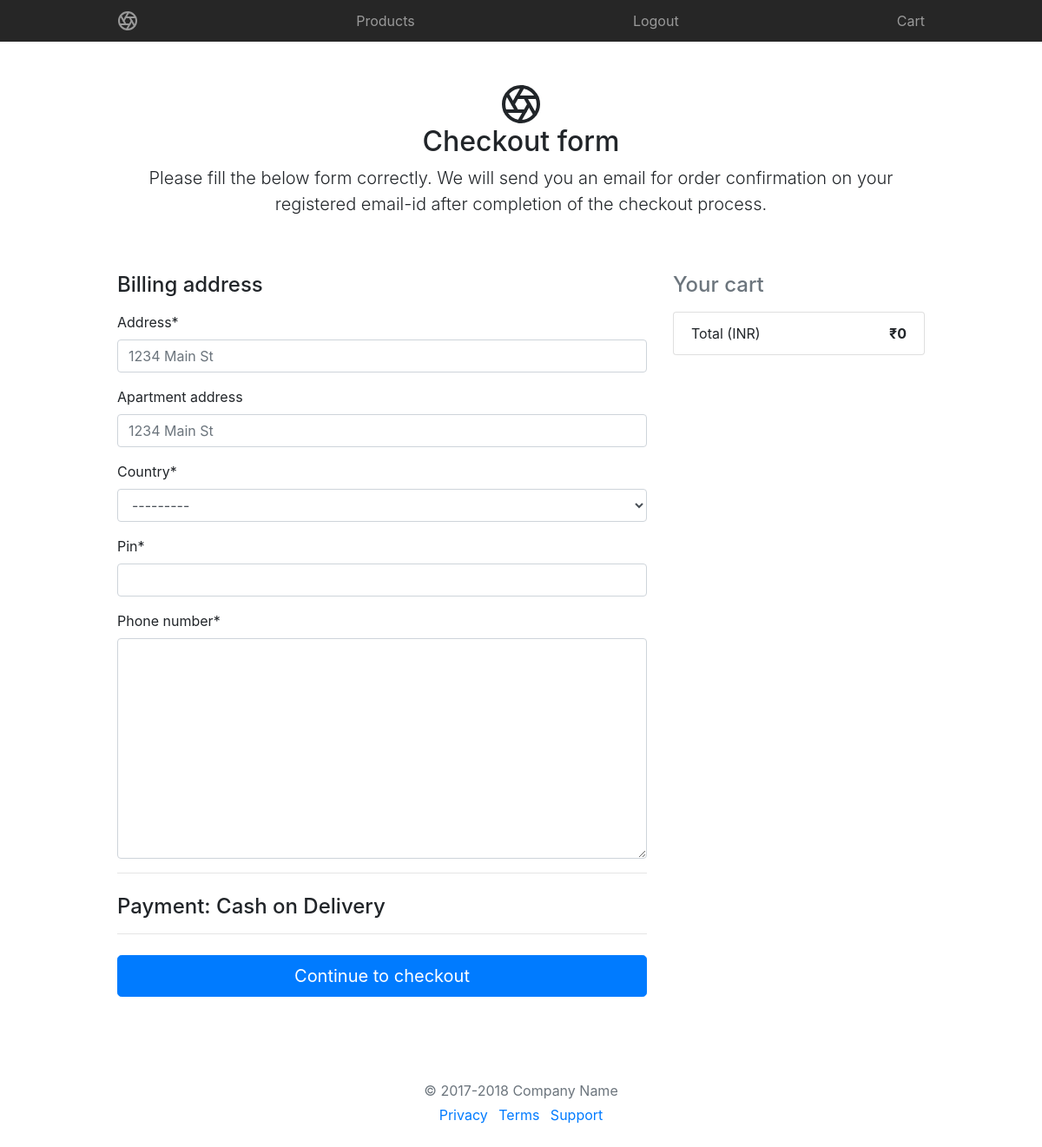
/checkout/ (signed in), run on an earlier commit of the app's database.
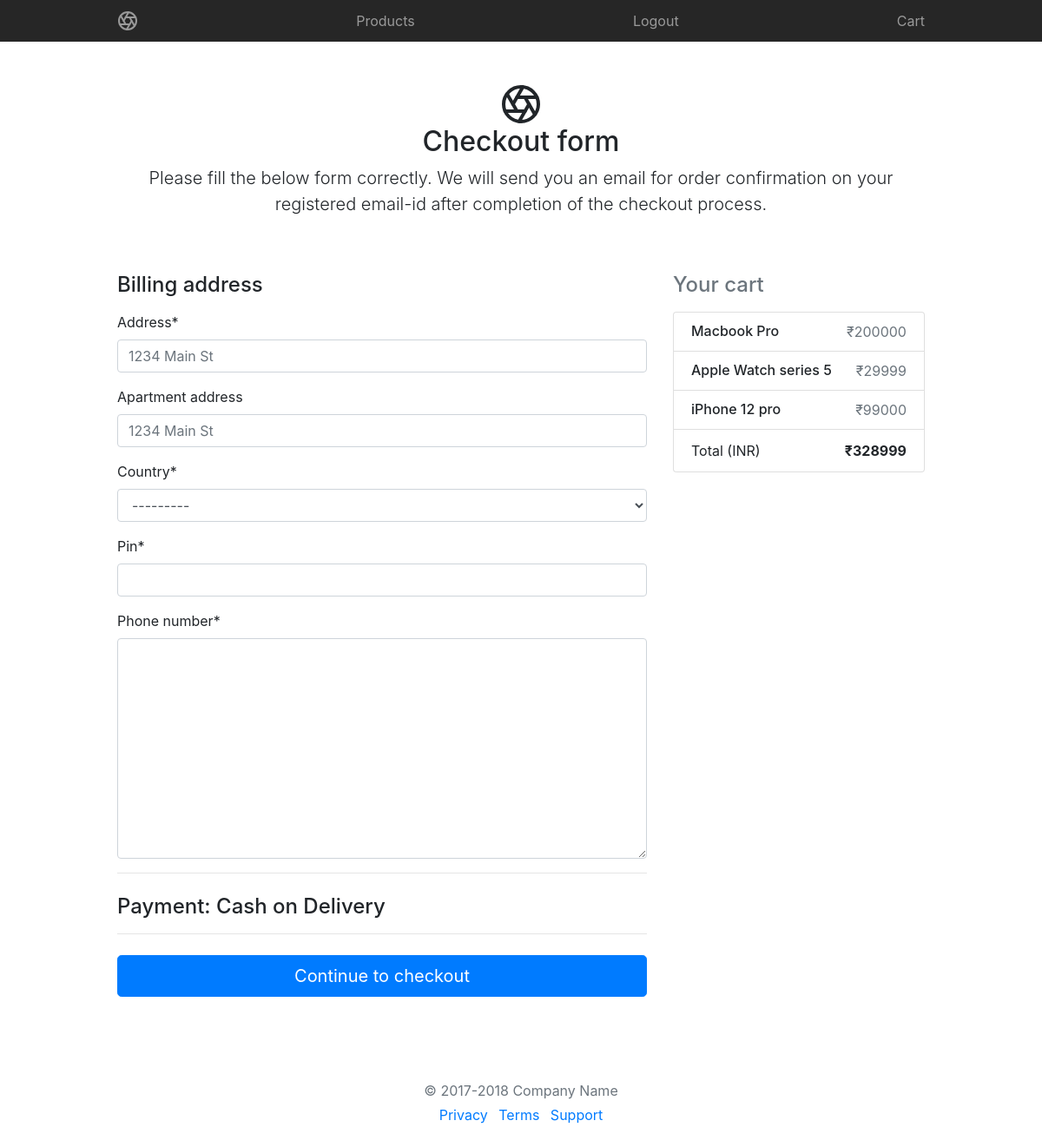
And on a later commit of the database.
### shop/models.py (models this page shows, shortened)
class CartItem(models.Model):
	user = models.ForeignKey(User, on_delete=models.CASCADE)
	item = models.ForeignKey(Product, on_delete=models.CASCADE)
	ordered = models.BooleanField(default=False)
	is_selected = models.BooleanField(default=False)
	quantity = models.IntegerField(default=1)
	def get_total_price(self):
		return self.quantity * int(self.item.price)

class Product(models.Model):
	name = models.CharField(max_length = 100)
	price = models.CharField(max_length = 100)
	description = models.TextField()
	image = models.ImageField(default='default.jpg', upload_to='product_pics')

### shop/views.py (the view)
# urls.py: path('checkout/',views.checkout_view, name = 'checkout'),
@login_required
def checkout_view(request):
    cart_items = CartItem.objects.filter(user = request.user, ordered=False, is_selected=True)
    final_price = list(cart_items)
    total = 0
    for item in final_price:
        total += item.get_total_price()
    if request.method=='POST':
        form = CheckoutForm(request.POST)
        if form.is_valid():
            address=form.cleaned_data.get('address')
            apartment_address=form.cleaned_data.get('apartment_address')
            country=form.cleaned_data.get('country')
            pin=form.cleaned_data.get('pin')
            phone_number = form.cleaned_data.get('phone_number')
            checkout_info = CheckoutInfo(
                user = request.user,
                address = address,
                apartment_address = apartment_address,
                country = country,
                pin = pin,
                phone_number = phone_number
            )
            checkout_info.save()
            Cart.objects.filter(user = request.user, ordered=False).update(billing_address=checkout_info, ordered=True)
            CartItem.objects.filter(user = request.user,ordered=False,is_selected=True).update(ordered=True)
            messages.success(request, f'Successful Checkout! Check your inbox for confirmation mail')
            subject = 'FlyBuy: Thank You for your order'
            message = 'This email confirms your order'
            from_email = settings.EMAIL_HOST_USER
            print(from_email)
            to_list = [request.user.email]
            print(to_list)
            send_mail(subject,message,from_email,to_list,fail_silently = True)
            msg = EmailMessage(subject,
                       message, to_list)
            msg.send()
            return redirect('checkout')
    else:
        form =  CheckoutForm()
    context = {
        'cart_items':cart_items,
        'total':total,
        'form':form
        }
    return render(request,'shop/checkout.html',  context)

### shop/forms.py
class CheckoutForm(forms.Form):
    address = forms.CharField(widget=forms.TextInput(attrs={
        'placeholder' : "1234 Main St"
                        }))
    apartment_address = forms.CharField(required=False, widget=forms.TextInput(attrs={
        'placeholder' : "1234 Main St"
                        }))
    country = CountryField(blank_label='(select country)').formfield()
    pin = forms.CharField()
    phone_number = PhoneField().formfield()

### shop/templates/shop/checkout.html (shortened to what this page needs)
{% extends 'shop/base.html' %}
{% load static %}
{% load crispy_forms_tags %}
{% block content %}
<div class="container">
      <div class="py-5 text-center">
        <h2>Checkout form</h2>
        <p class="lead">Please fill the below form correctly. We will send you an email for order confirmation on your registered email-id after completion of the checkout process.</p>
      </div>
      <div class="row">
        <div class="col-md-4 order-md-2 mb-4">
          <h4 class="d-flex justify-content-between align-items-center mb-3">
            <span class="text-muted">Your cart</span>
          </h4>
          <ul class="list-group mb-3">
          {% for cart_item in cart_items %}
            <li class="list-group-item d-flex justify-content-between lh-condensed">
              <div>
                <h6 class="my-0">{{ cart_item.item.name }}</h6>
              </div>
              <span class="text-muted">&#x20b9;{{ cart_item.get_total_price}}</span>
            </li>
            {% endfor %}
            <li class="list-group-item d-flex justify-content-between">
              <span>Total (INR)</span>
              <strong>&#x20b9;{{ total }}</strong>
            </li>
          </ul>
        </div>
        <div class="col-md-8 order-md-1">
            <h4 class="mb-3">Billing address</h4>
                <form method="POST">
                {{ form|crispy }}
            <hr class="mb-4">
            <h4 class="mb-3">Payment: Cash on Delivery</h4>
            <hr class="mb-4">
            <button class="btn btn-primary btn-lg btn-block" type="submit">Continue to checkout</button>
          </form>
        </div>
      </div>
      <footer class="my-5 pt-5 text-muted text-center text-small">
        <p class="mb-1">&copy; 2017-2018 Company Name</p>
        <ul class="list-inline">
          <li class="list-inline-item"><a href="#">Privacy</a></li>
          <li class="list-inline-item"><a href="#">Terms</a></li>
          <li class="list-inline-item"><a href="#">Support</a></li>
        </ul>
      </footer>
    </div>
{% endblock content %}

What changed in the data, as far as the page shows it:
added CartItem: item.name "Macbook Pro", get_total_price "200000"
added CartItem: item.name "Apple Watch series 5", get_total_price "29999"
added CartItem: item.name "iPhone 12 pro", get_total_price "99000"
Also different on the page:
{{ total }}: "0" → "328999"
